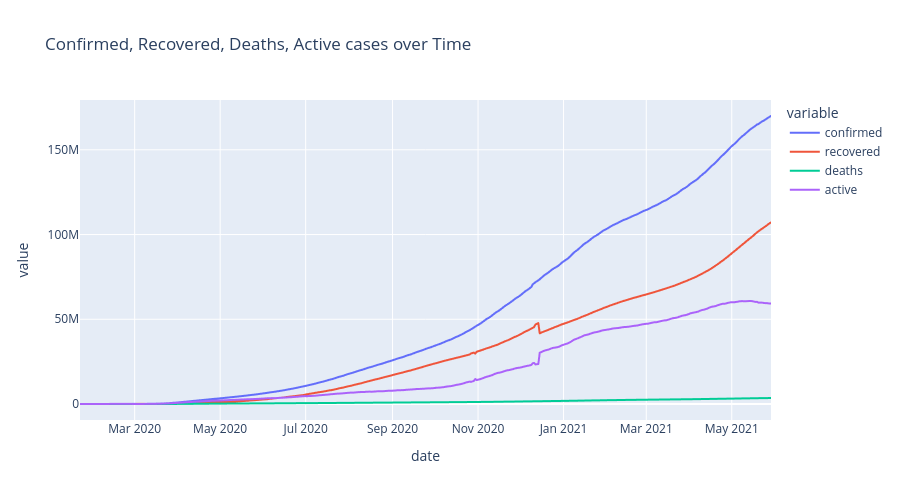

Source (notebook cell):
### Markdown cell above
Для отображения созданной методом line() фигуры используется метод **fig.show():**

### Code cell
line_data = covid_df.groupby('date', as_index=False).sum()
fig = px.line(
    data_frame=line_data, #DataFrame
    x='date', #ось абсцисс
    y=['confirmed', 'recovered', 'deaths', 'active'], #ось ординат
    height=500, #высота
    width=900, #ширина
    title='Confirmed, Recovered, Deaths, Active cases over Time' #заголовок
)
fig.show()

### Figure 1 — Plotly figure (JSON) as saved in the notebook; plotly's stock layout.template omitted (floating-point values rounded to 4 significant figures; data arrays with more than 128 entries replaced by an {"elided": "..."} marker saying what was removed)
{"data": [{"hovertemplate": "variable=confirmed<br>date=%{x}<br>value=%{y}<extra></extra>", "legendgroup": "confirmed", "line": {"color": "#636efa", "dash": "solid"}, "marker": {"symbol": "circle"}, "mode": "lines", "name": "confirmed", "showlegend": true, "type": "scattergl", "x": {"elided": "494 str values"}, "xaxis": "x", "y": {"elided": "494 float values"}, "yaxis": "y"}, {"hovertemplate": "variable=recovered<br>date=%{x}<br>value=%{y}<extra></extra>", "legendgroup": "recovered", "line": {"color": "#EF553B", "dash": "solid"}, "marker": {"symbol": "circle"}, "mode": "lines", "name": "recovered", "showlegend": true, "type": "scattergl", "x": {"elided": "494 str values"}, "xaxis": "x", "y": {"elided": "494 float values"}, "yaxis": "y"}, {"hovertemplate": "variable=deaths<br>date=%{x}<br>value=%{y}<extra></extra>", "legendgroup": "deaths", "line": {"color": "#00cc96", "dash": "solid"}, "marker": {"symbol": "circle"}, "mode": "lines", "name": "deaths", "showlegend": true, "type": "scattergl", "x": {"elided": "494 str values"}, "xaxis": "x", "y": {"elided": "494 float values"}, "yaxis": "y"}, {"hovertemplate": "variable=active<br>date=%{x}<br>value=%{y}<extra></extra>", "legendgroup": "active", "line": {"color": "#ab63fa", "dash": "solid"}, "marker": {"symbol": "circle"}, "mode": "lines", "name": "active", "showlegend": true, "type": "scattergl", "x": {"elided": "494 str values"}, "xaxis": "x", "y": {"elided": "494 float values"}, "yaxis": "y"}], "layout": {"height": 500, "legend": {"title": {"text": "variable"}, "tracegroupgap": 0}, "title": {"text": "Confirmed, Recovered, Deaths, Active cases over Time"}, "width": 900, "xaxis": {"anchor": "y", "domain": [0, 1], "title": {"text": "date"}}, "yaxis": {"anchor": "x", "domain": [0, 1], "title": {"text": "value"}}}}
